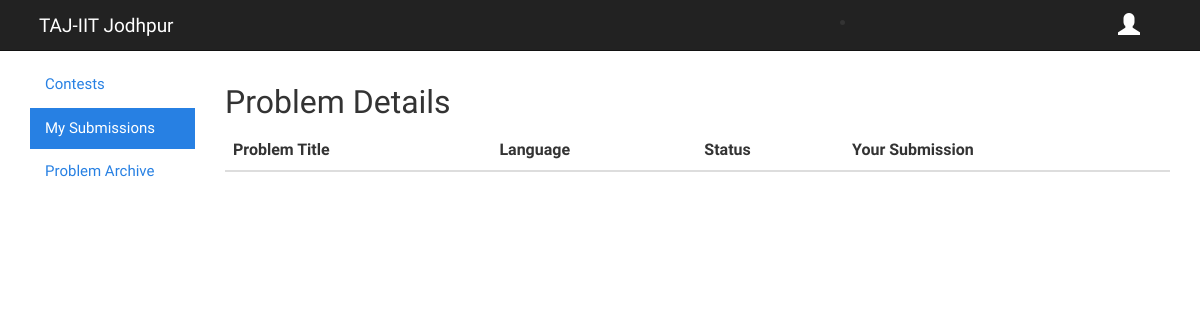
Page /judge/submission/ (signed in) on the earlier database version.
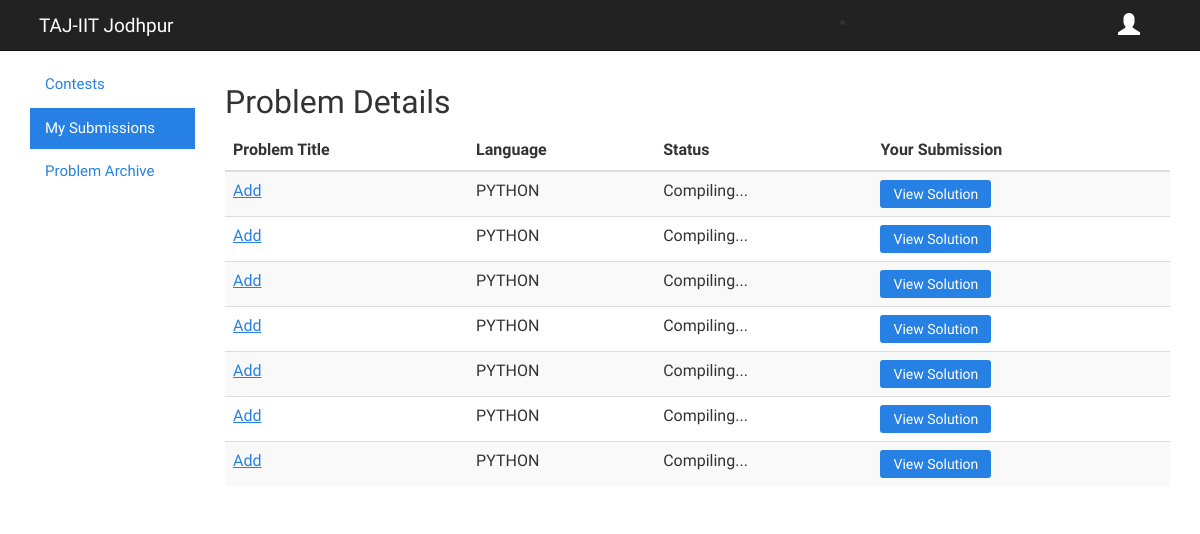
Same page on the later database version.
### apps/judge/models.py (models this page shows, shortened)
class Solution(models.Model):
    hacker = models.ForeignKey(Hacker)
    contest = models.ForeignKey(Contest)
    problem = models.ForeignKey(Problem)
    solution = models.FileField(upload_to='solution')
    attempts = models.PositiveSmallIntegerField()
    language = models.ForeignKey(Language)
    time = models.DecimalField(max_digits=2, decimal_places=2)
    status = models.PositiveSmallIntegerField()

class Problem(models.Model):
    contest = models.ForeignKey(Contest)
    problemSetter = models.CharField(max_length=200)
    problemTitle = models.CharField(max_length=200)
    problemStatement = RichTextField(config_name='awesome_ckeditor')
    testInput = models.FileField(upload_to='testInput')
    testOutput = models.FileField(upload_to='testOutput')
    timeLimit = models.PositiveSmallIntegerField()
    languagesAllowed = models.CommaSeparatedIntegerField(max_length=200)
    inputFormat = RichTextField(config_name='awesome_ckeditor')
    outputFormat = RichTextField(config_name='awesome_ckeditor')
    constraints = RichTextField(config_name='awesome_ckeditor')
    sampleInput = RichTextField(config_name='awesome_ckeditor')
    sampleOutput = RichTextField(config_name='awesome_ckeditor')
    solvedBy = models.PositiveSmallIntegerField(default=0)
    tags = TaggableManager()

class Language(models.Model):
    language = models.CharField(max_length=30, default="C")
    extension = models.CharField(max_length=10)
    def __unicode__(self):
       return self.language

### apps/judge/views.py (the view)
@login_required
def submission(request):
    h = Hacker.objects.get(username=request.session['username'])
    solution = Solution.objects.filter(hacker_id = h.id)
    return render(request, 'users/submission.html', {'solution': solution})

### templates/users/submission.html
{% include "users/base.html" %}
<body>
    {% include "includes/navbar.html" %}
    <br><br><br>
    <div class="container-fluid">
    	<div class="row-fluid">
            <div class="col-md-2">
                <ul class="nav nav-pills nav-stacked">
                  <li><a href="/judge">Contests</a></li>
                  <li class="active"><a href="#">My Submissions</a></li>
                  <li><a href="/judge/allProblems">Problem Archive</a></li>
                </ul>
            </div>
            <div class="col-md-10">
                <h2>Problem Details</h2>
                <table class="table table-striped table-hover ">
                    <thead>
                      <tr>
                        <th>Problem Title</th>
                        <th>Language</th>
                        <th>Status</th>
                        <th>Your Submission</th>
                      </tr>
                    </thead>
                    <tbody>
                      {% for s in solution %}
                      <tr>
                        <td><a href="../{{s.contest_id}}/problem/{{s.problem_id}}">{{s.problem.problemTitle}}</a></td>
                        <td>{{s.language}}</td>
                        {% if s.status == 0 %}
                            <td>Compiling...</td>
                        {% elif s.status == 1 %}
                            <td>Compile Error</td>
                        {% elif s.status == 2 %}
                            <td>Run Fail</td>
                        {% elif s.status == 3 %}
                            <td>Time Limit Execceded</td>
                        {% elif s.status == 4 %}
                            <td>Correct Submission</td>
                        {% elif s.status == 5 %}
                            <td>Wrong Answer</td>
                        {% endif %}
                        <td><a type="submit" class="btn btn-primary nice-button" href="{{s.solution}}">View Solution</a></td>
                      </tr>
                    {% endfor %}
                    </tbody>
                 </table>
            </div>
    	</div>
    </div>

### templates/users/base.html (shortened to what this page needs)
<head>
  {% load staticfiles %}
  <link rel="stylesheet" type="text/css" href="{% static 'bootstrap/css/bootstrap.min.css' %}" />
  <link rel="stylesheet" type="text/css" href="{% static 'css/custom.css' %}" />
</head>

### templates/includes/navbar.html (shortened to what this page needs)
{% load staticfiles %}
<link rel="stylesheet" type="text/css" href="{% static 'css/navigation.css' %}" />
<div class="navbar navbar-default navbar-fixed-top">
    <div class="navbar-header" style="margin-left:2%;">
      	<a href="/judge" class="navbar-brand">TAJ-IIT Jodhpur</a>
    </div>
        <li class="dropdown pull-right" style="margin-right:5%; margin-top:1%">
          	<a href="#" class="dropdown-toggle" data-toggle="dropdown"><span class="glyphicon glyphicon-user pull-right"></span></a>
        </li>
</div>

### static/css/custom.css (style rules this page uses)
.button, .nice-button { padding: 3px 13px; cursor: pointer; color: #fff; text-decoration: none; font-size: 14px; line-height: 22px; text-align: center; min-width: 60px; -webkit-border-radius: 3px; -moz-border-radius: 3px; border-radius: 3px; border: 0; outline: 0; }

### static/css/navigation.css (style rules this page uses)
.dropdown { border-radius:4px; width:300px; }
.glyphicon.glyphicon-user { font-size: 22px; color: white; }

Differences in the rows shown:
added Solution: problem.problemTitle "Add", language "PYTHON", status "Compiling..."
added Solution: problem.problemTitle "Add", language "PYTHON", status "Compiling..."
added Solution: problem.problemTitle "Add", language "PYTHON", status "Compiling..."
added Solution: problem.problemTitle "Add", language "PYTHON", status "Compiling..."
added Solution: problem.problemTitle "Add", language "PYTHON", status "Compiling..."
added Solution: problem.problemTitle "Add", language "PYTHON", status "Compiling..."
added Solution: problem.problemTitle "Add", language "PYTHON", status "Compiling..."
